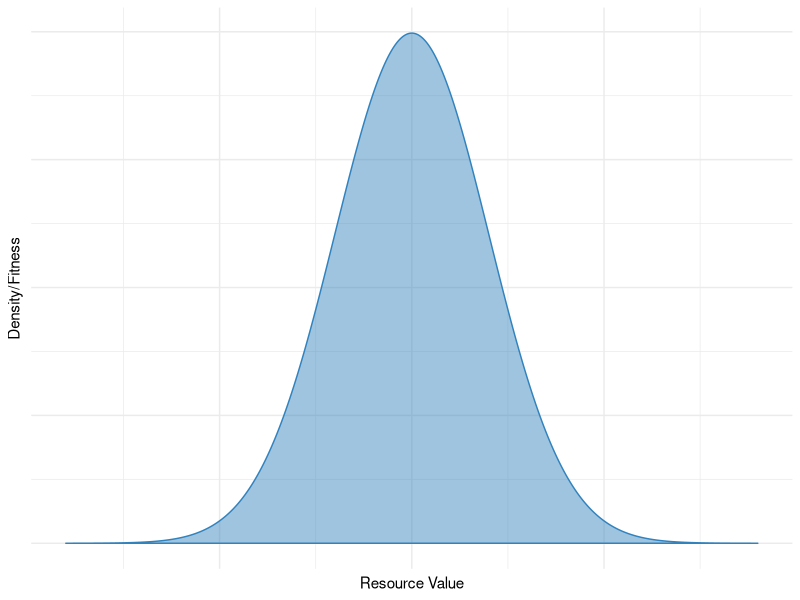
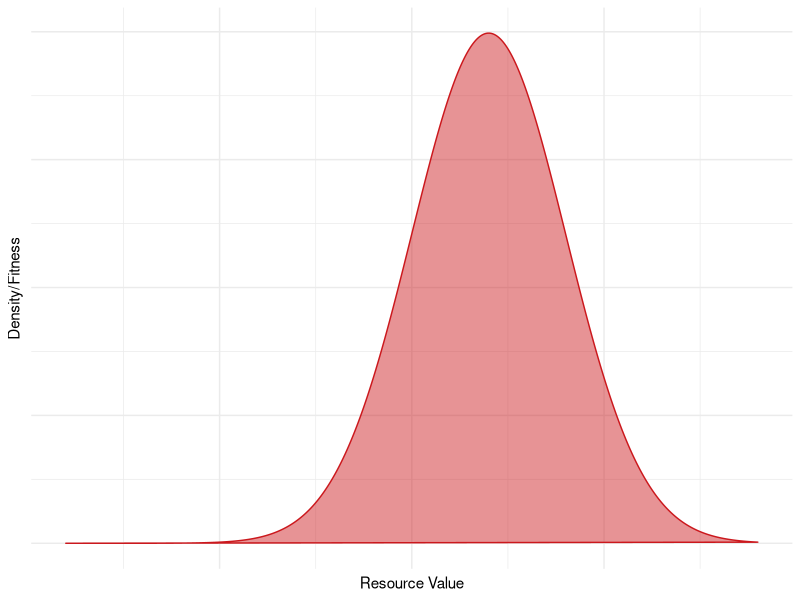
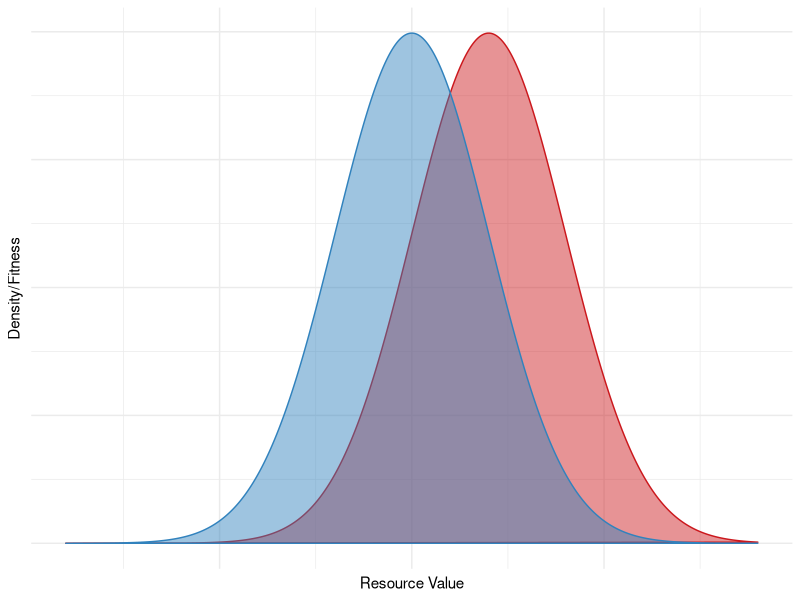
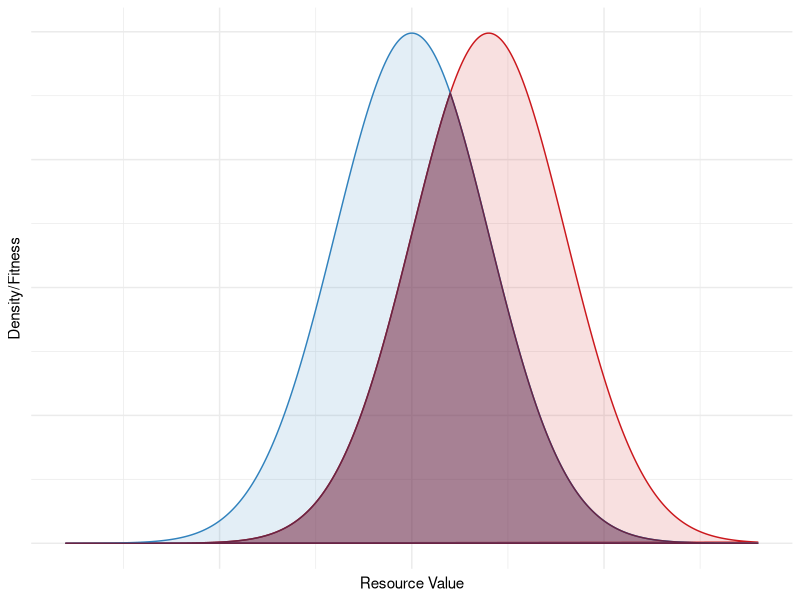
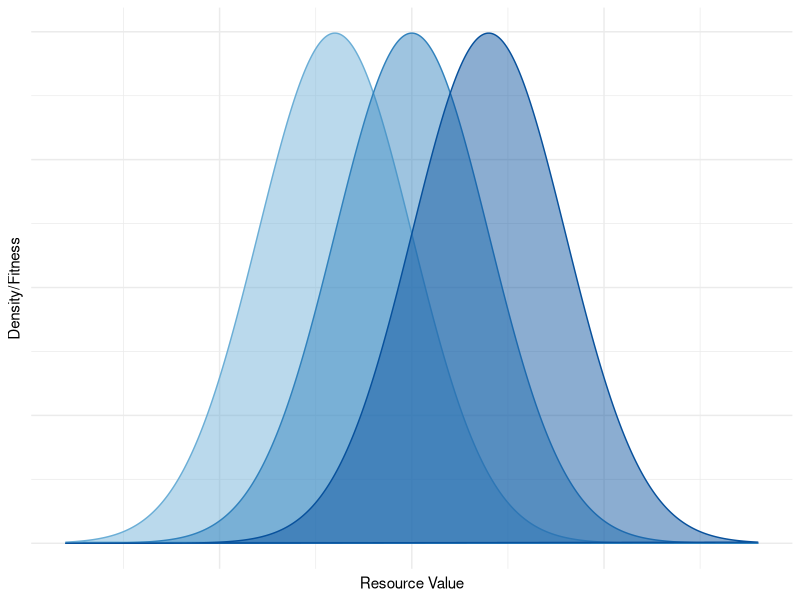
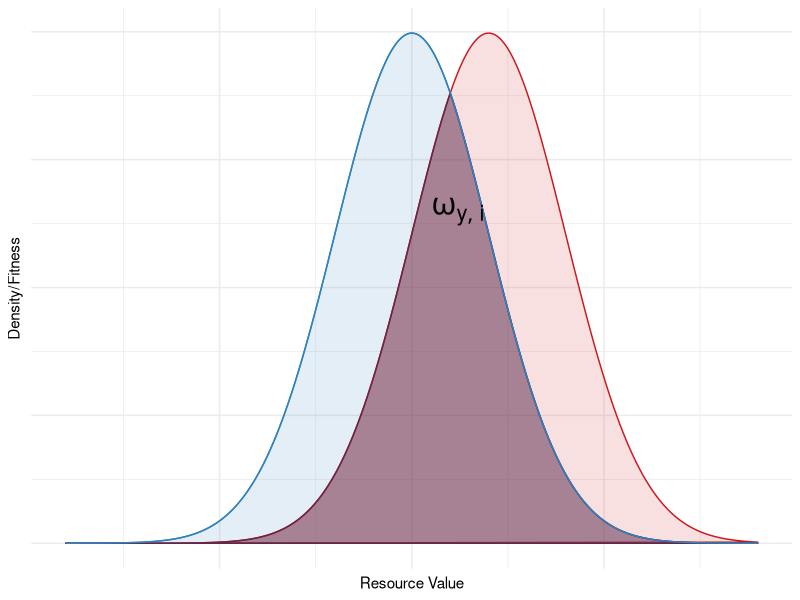
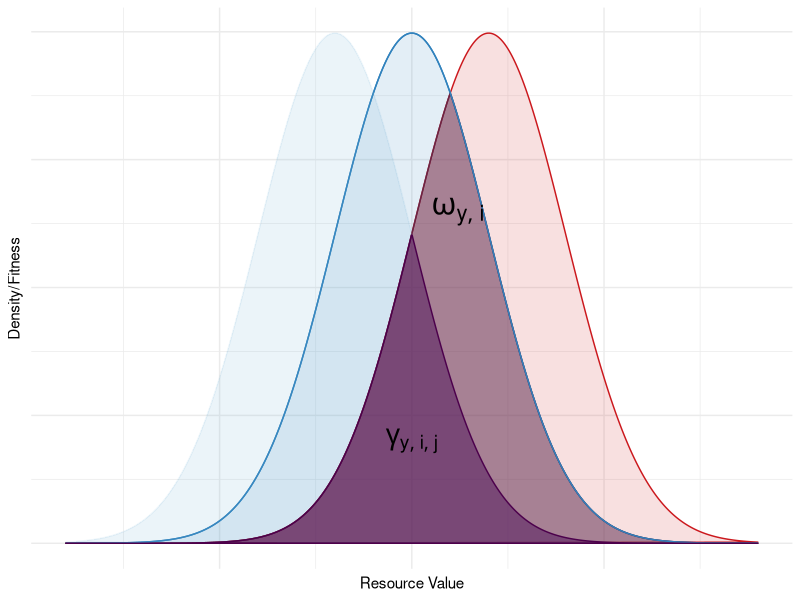

R code for these plots, in order:
## ---- chunk 1
knitr::opts_chunk$set(echo = FALSE)
## ---- chunk 2
suppressWarnings(library(ggplot2))
suppressWarnings(library(data.table))
suppressWarnings(library(RColorBrewer))

xl <- -9
xu <- 9

x <- seq(xl, xu, length.out=1000)

# set up colors
lpal <- c(brewer.pal(6, "Blues")[4:6], "#cb181d", "#6A2444", "#4d004b")
fpal <- paste0(lpal, "77")
fpal2 <- paste0(lpal, c(rep('22', 4), '77', '77'))
names(lpal) <- names(fpal) <- names(fpal2) <- c(paste0("s", 1:3), 'r', 's2_r', 's1_r')


fs1 <- function(x) dnorm(x, -2, 2)
fs2 <- function(x) dnorm(x, 0, 2)
fs3 <- function(x) dnorm(x, 2, 2)
fr <- function(x) dnorm(x, 2, 2)

## point where sp2 and resources cross
xpt_r_sp2 <- uniroot(function(x) fs2(x) - fr(x), c(xl, xu))$root

dat <- data.table(x = x)
dat[,c("s1", "s2", "s3", "r") := .(fs1(x), fs2(x), fs3(x), fr(x))]

pl0 <- ggplot(dat) + theme_minimal() + 
	scale_y_continuous(name="Density/Fitness", limits = c(0, max(dat$s1,dat$s2, dat$s3))) + 
	scale_x_continuous(name="Resource Value", limits = c(xl, xu)) + 
	theme(axis.text.x=element_blank(), axis.ticks.x=element_blank(), 
		axis.text.y=element_blank(), axis.ticks.y=element_blank())

pl_sp2 <- pl0 + geom_polygon(aes(x=x, y=s2), color=lpal["s2"], fill=fpal["s2"]) 
pl_sp2
## ---- chunk 3
pl_r <- pl0 + geom_polygon(aes(x=x, y=r), color=lpal["r"], fill=fpal["r"]) 
pl_r
## ---- chunk 4
## note, this is easy to compute. If both are probability distributions with PDF f(x) and g(x) and CDFs F(x) and G(x), and they cross at x = c
## then the overlap area is just 1 - F(c) + G(c), assuming F(x) is the left curve

pl_s2_r <- pl_r + geom_polygon(aes(x=x, y=s2), color=lpal["s2"], fill=fpal["s2"])
pl_s2_r
## ---- chunk 5
dat.overlap <- data.table(x = x)
dat.overlap[,y := fr(x)]
dat.overlap[x >= xpt_r_sp2, y := fs2(x)]
pl_s2_r_ol <- pl0 + geom_polygon(aes(x=x, y=r), color=lpal["r"], fill=fpal2["r"]) + geom_polygon(aes(x=x, y=s2), color=lpal["s2"], fill=fpal2["s2"]) + 
	geom_polygon(dat = dat.overlap, aes(x=x, y=y), color=lpal["s2_r"], fill=fpal["s2_r"]) 
pl_s2_r_ol
## ---- chunk 6

pl_allsp <- pl0 + geom_polygon(aes(x=x, y=s1), color=lpal["s1"], fill=fpal["s1"]) + geom_polygon(aes(x=x, y=s2), color=lpal["s2"], fill=fpal["s2"]) + 
	geom_polygon(aes(x=x, y=s3), color=lpal["s3"], fill=fpal["s3"]) 
pl_allsp
## ---- chunk 7
pl_comp <- pl_s2_r_ol + geom_path(aes(x=x, y = s2), color = lpal['s2']) + 
	annotate("text", x = 1.2*xpt_r_sp2, y = 0.65*max(dat$s2), label="omega[list(y,i)]", parse=TRUE, size=8)
pl_comp
## ---- chunk 8
xpt_r_sp1 <- uniroot(function(x) fs1(x) - fr(x), c(xl, xu))$root
dat_overlap1 <- data.table(x = x)
dat_overlap1[,y := fr(x)]
dat_overlap1[x >= xpt_r_sp1, y := fs1(x)]

pl_comp_r <- pl_comp + geom_polygon(aes(x=x, y=s1), color=fpal2["s1"], fill=fpal2["s1"]) + geom_polygon(dat = dat_overlap1, aes(x=x, y=y), color=lpal["s1_r"], fill=fpal["s1_r"]) +
	annotate("text", x = xpt_r_sp1, y = 0.2*max(dat$s2), label="gamma[list(y,i,j)]", parse=TRUE, size=7)
pl_comp_r
